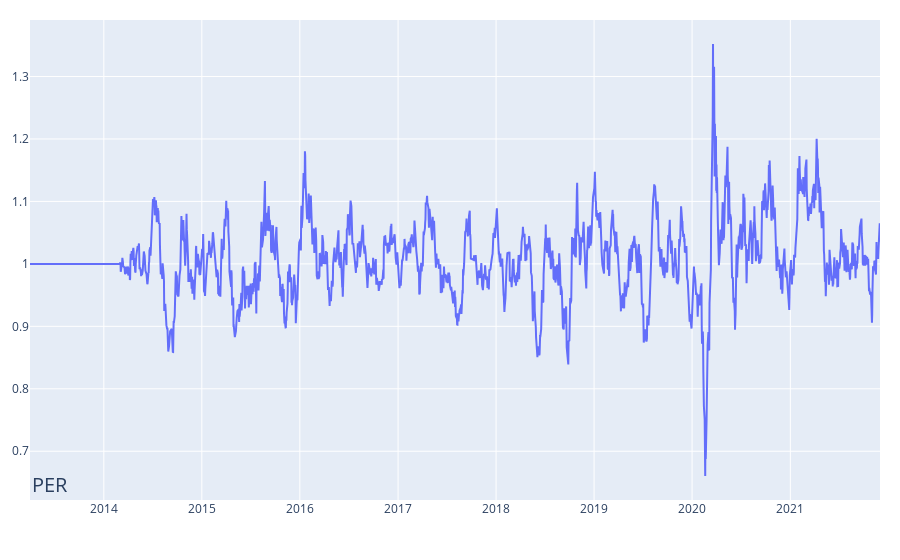

The cell this chart's notebook holds for it:
### Code cell
draw_data_html(target_posterior, 'per')

### Figure 1 — Plotly figure (JSON) as saved in the notebook; plotly's stock layout.template omitted (floating-point values rounded to 4 significant figures; data arrays with more than 128 entries replaced by an {"elided": "..."} marker saying what was removed)
{"data": [{"mode": "lines", "name": "data", "x": {"elided": "2133 str values"}, "y": {"elided": "2133 float values"}, "type": "scatter"}], "layout": {"margin": {"l": 20, "r": 20, "t": 20, "b": 60}, "annotations": [{"font": {"size": 20}, "showarrow": false, "text": "PER", "textangle": 0, "x": 0, "xanchor": "left", "xref": "paper", "y": 0, "yref": "paper"}]}}
